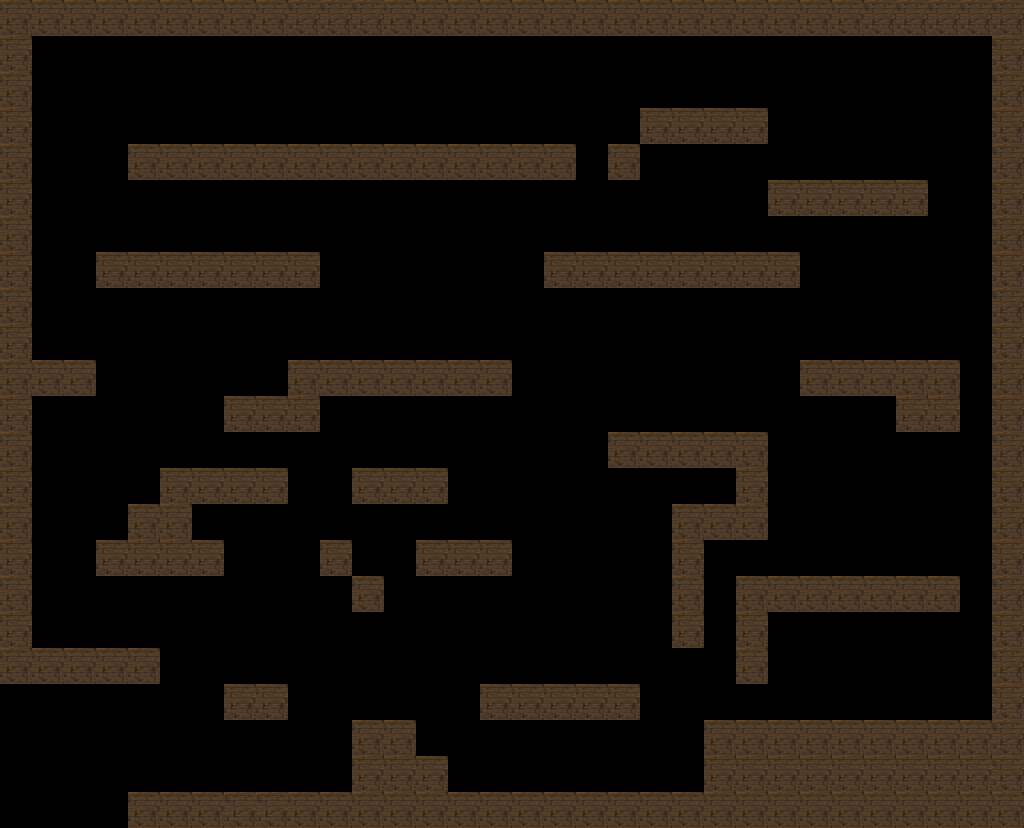

A level layout from a 2D game, rendered from its tile map. Below: a short description, then the map file with tile-grid data replaced by summaries:
An orthogonal 32x23 tile map with 32x36 px tiles, 1 tile layer (bloc).

<map version="1.10" tiledversion="1.10.0" orientation="orthogonal" renderorder="right-down" width="32" height="23" tilewidth="32" tileheight="36" infinite="0" nextlayerid="5" nextobjectid="1">
 <tileset firstgid="1" name="ts_n1" tilewidth="32" tileheight="36" tilecount="4" columns="2">
  <image source="test tileset.png" width="64" height="72" />
 </tileset>
 <layer id="1" name="bloc" width="32" height="23">
  <data>[736 cells, 230 non-empty, 3 distinct tile ids]</data>
 </layer>
</map>